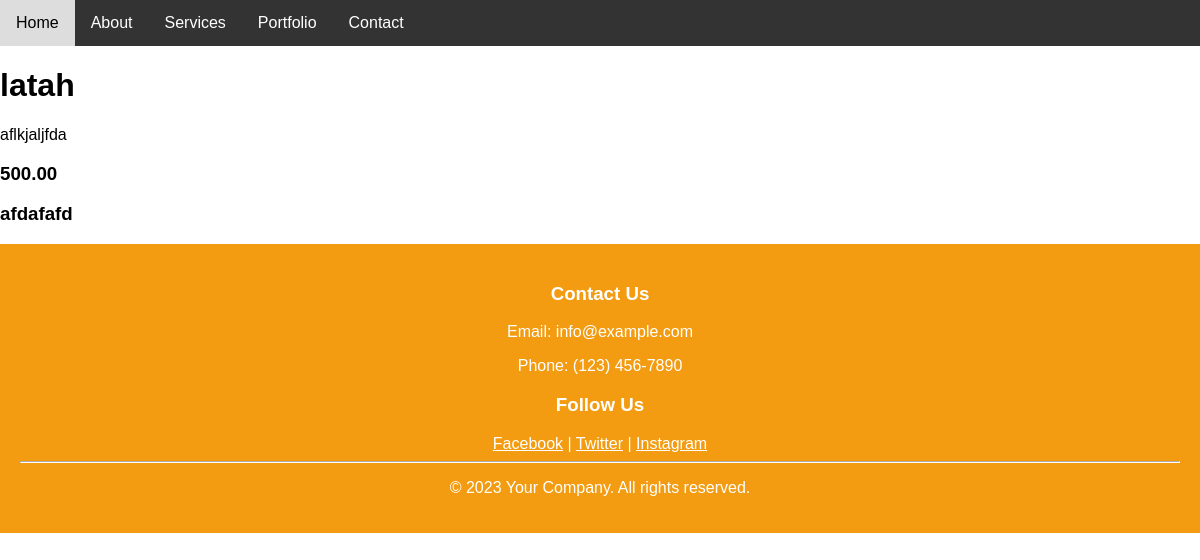
Screenshot of /products/27/ with the database file from the repository.
### products/models.py (models this page shows, shortened)
class Product(models.Model):
    title       = models.CharField(max_length=120)
    description = models.TextField(blank=True,null=True)
    price       = models.DecimalField(max_digits=100000,decimal_places=2)
    summary     = models.TextField(blank=True,null=False)
    features    = models.BooleanField(default=False)

### products/views.py (the view)
# urls.py: path("<int:id>/", product_detail_view, name='product-detail'),
def product_detail_view(request,id=id):
    obj = Product.objects.get(id=id)
    context = {
        'object': obj#!associated with the key 'object' in the context dictionary. When you access context['object'], it returns the value
    }
    return render(request, "products/product_detail.html", context)

### products/templates/products/product_detail.html
{% extends 'base.html' %}
{% block content %}
    <h1>{{ object.title }}</h1>
    <p>{% if object.description != None and object.description != '' %}
        {{ object.description }}
    {% else %}
        Description Coming soon
    {% endif %}</p>
    <h3>{{ object.price }}</h3>
    <h3>{{ object.summary }}</h3>
{% endblock content %}

### templates/navbar.html (style rules this page uses)
body { font-family: Arial, sans-serif; margin: 0; padding: 0; }

### rows the page displays
Product: title "latah", description "aflkjaljfda", price "500.00", summary "afdafafd"
